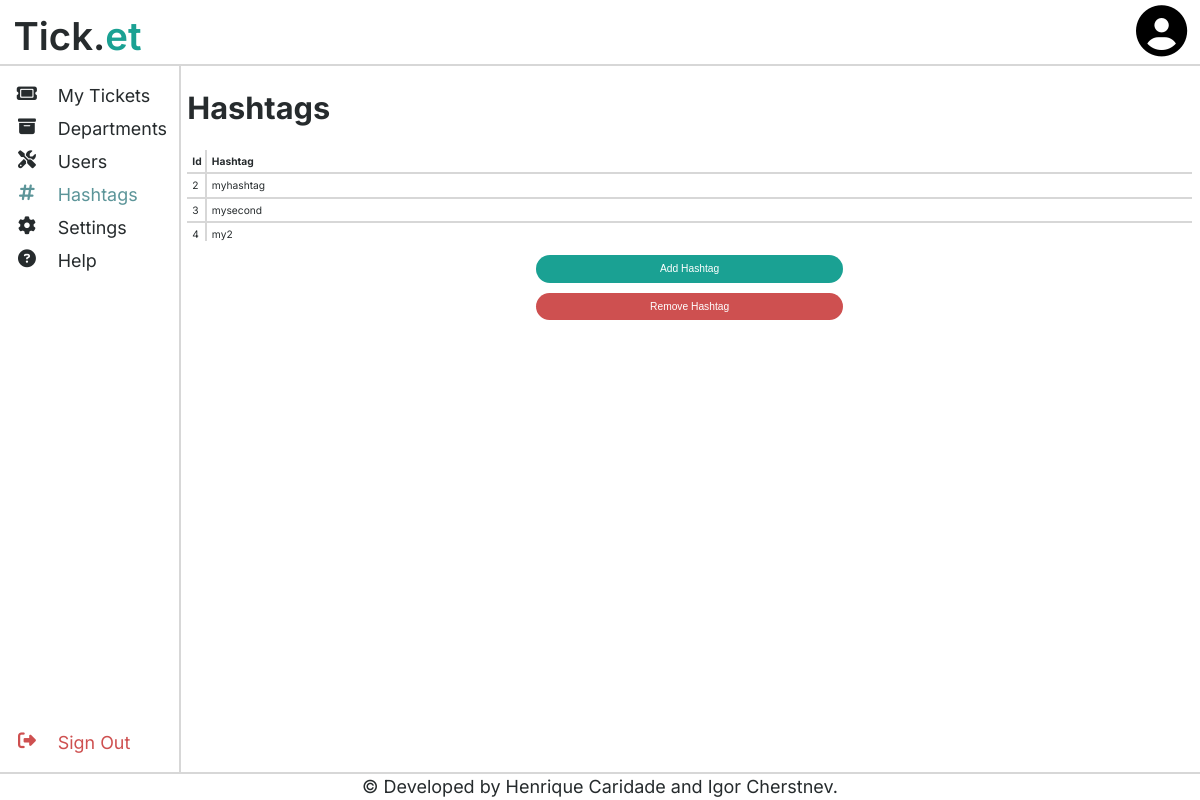
Before: /index.php?page=hashtags (signed in) with the older database file.
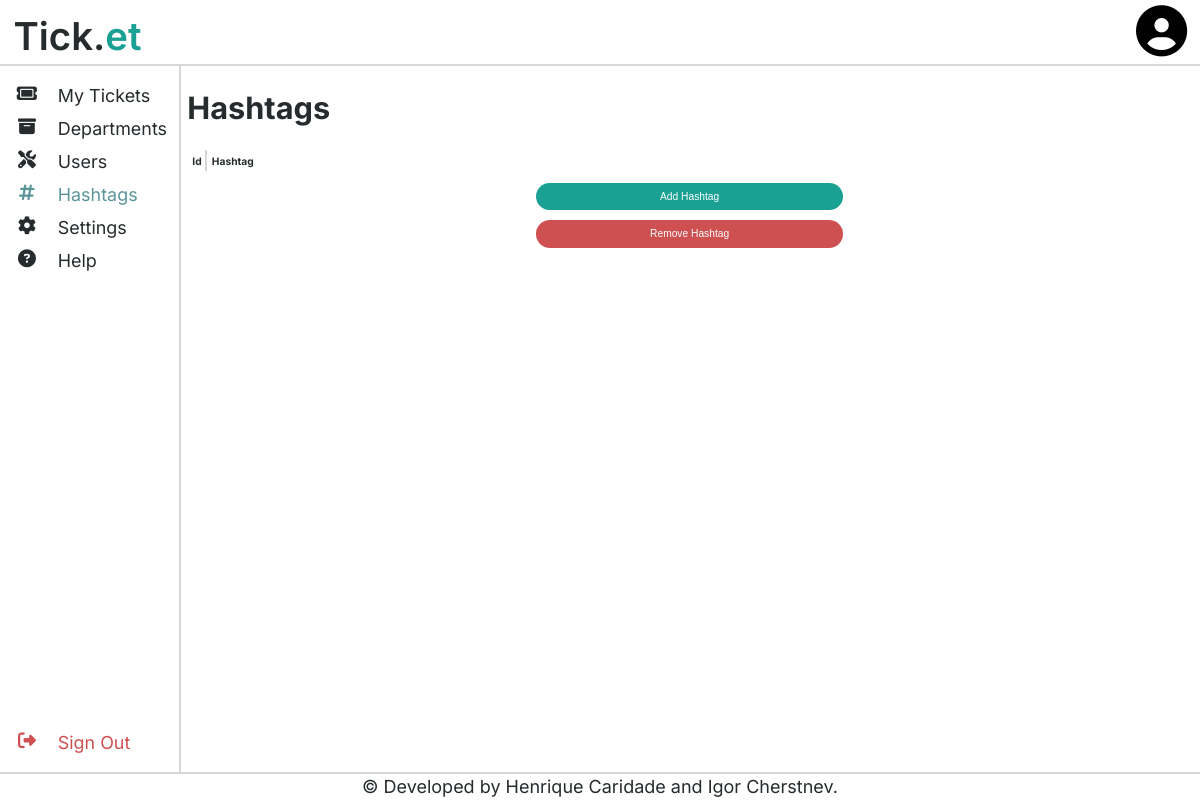
After: the same page with the newer database file.
### tables this page shows
CREATE TABLE Hashtag (
    id INTEGER PRIMARY KEY AUTOINCREMENT NOT NULL,
    value STRING NOT NULL
);

### index.php (called while the page is built, shortened)
<?php
    $session = Session::getSession();
    if (isset($_GET['page'])) {
        switch ($_GET['page']) {
            case 'hashtags': include_once("./pages/hashtag_page.php"); break;
        }
    } else {
        if ($session->isLoggedIn()) die(header('Location: ./index.php?page=dashboard'));
        else die(header('Location: ./index.php?page=login'));
    }
    drawPage($_GET);
?>

### classes/hashtag.php (called while the page is built, shortened)
<?php
    class Hashtag {
        private function __construct(int $id, string $value) {
            $this->id = $id;
            $this->value = $value;
        }
        private static function fromArray(array $hashtag) : Hashtag {
            return new Hashtag((int) $hashtag['id'], $hashtag['value']);
        }
        public static function getAllHashtags(PDO $db) : array {
            $stmt = $db->prepare('SELECT * FROM Hashtag');
            $stmt->execute();
            $hashtagArray = array();
            foreach($stmt->fetchAll() as $hashtag){
                $hashtagArray[] = Hashtag::fromArray($hashtag);
            }
            return $hashtagArray;
        }
    }
?>

### templates/hashtag.php (the view, shortened to what this page needs)
<?php
    require_once(dirname(__DIR__) . "/classes/hashtag.php");
?>
<?php
    function _drawHashtagTableItem(Hashtag $hashtag) {
?>
        <tr class="hashtag-item">
            <td class="hashtag-id"><?=htmlentities($hashtag->id); ?></td>
            <td class="hashtag-value"><?=htmlentities($hashtag->value); ?></td>
        </tr>
<?php
    }
    function drawHashtagTable(array $hashtags) {
?>
<div class="scroll-wrapper">
    <table id="hashtags">
        <thead>
            <tr>
                <th style="width: 0;">Id</th>
                <th>Hashtag</th>
            </tr>
        </thead>
        <tbody>
        <?php foreach ($hashtags as $hashtag) _drawHashtagTableItem($hashtag); ?>
        </tbody>
    </table>
</div>
<?php
    }
?>

Changed rows visible on the page:
removed hashtag: id "2", value "myhashtag"
removed hashtag: id "3", value "mysecond"
removed hashtag: id "4", value "my2"
